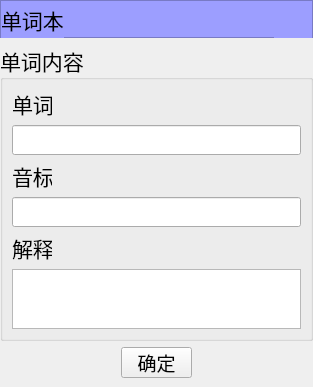
<?xml version="1.0" encoding="UTF-8"?>
<ui version="4.0">
 <class>WordModify</class>
 <widget class="QWidget" name="WordModify">
  <property name="geometry">
   <rect>
    <x>0</x>
    <y>0</y>
    <width>309</width>
    <height>371</height>
   </rect>
  </property>
  <property name="windowTitle">
   <string>Form</string>
  </property>
  <layout class="QVBoxLayout" name="verticalLayout">
   <property name="leftMargin">
    <number>0</number>
   </property>
   <property name="topMargin">
    <number>0</number>
   </property>
   <property name="rightMargin">
    <number>0</number>
   </property>
   <property name="bottomMargin">
    <number>9</number>
   </property>
   <item>
    <widget class="QFrame" name="frame">
     <property name="minimumSize">
      <size>
       <width>0</width>
       <height>38</height>
      </size>
     </property>
     <property name="maximumSize">
      <size>
       <width>16777215</width>
       <height>38</height>
      </size>
     </property>
     <property name="mouseTracking">
      <bool>true</bool>
     </property>
     <property name="styleSheet">
      <string notr="true">background-color: rgb(156, 158, 255);</string>
     </property>
     <property name="frameShape">
      <enum>QFrame::StyledPanel</enum>
     </property>
     <property name="frameShadow">
      <enum>QFrame::Raised</enum>
     </property>
     <layout class="QGridLayout" name="gridLayout">
      <property name="leftMargin">
       <number>0</number>
      </property>
      <property name="topMargin">
       <number>0</number>
      </property>
      <property name="rightMargin">
       <number>0</number>
      </property>
      <property name="bottomMargin">
       <number>0</number>
      </property>
      <property name="spacing">
       <number>0</number>
      </property>
      <item row="0" column="0">
       <widget class="QLabel" name="wordModifyLabel">
        <property name="minimumSize">
         <size>
          <width>0</width>
          <height>38</height>
         </size>
        </property>
        <property name="maximumSize">
         <size>
          <width>16777215</width>
          <height>38</height>
         </size>
        </property>
        <property name="font">
         <font>
          <family>华文行楷</family>
          <pointsize>16</pointsize>
         </font>
        </property>
        <property name="mouseTracking">
         <bool>true</bool>
        </property>
        <property name="text">
         <string>单词本</string>
        </property>
       </widget>
      </item>
      <item row="0" column="1">
       <spacer name="horizontalSpacer">
        <property name="orientation">
         <enum>Qt::Horizontal</enum>
        </property>
        <property name="sizeHint" stdset="0">
         <size>
          <width>381</width>
          <height>20</height>
         </size>
        </property>
       </spacer>
      </item>
      <item row="0" column="2">
       <layout class="QHBoxLayout" name="horizontalLayout">
        <property name="spacing">
         <number>0</number>
        </property>
        <item>
         <widget class="QToolButton" name="wordCloseBtn">
          <property name="minimumSize">
           <size>
            <width>38</width>
            <height>38</height>
           </size>
          </property>
          <property name="maximumSize">
           <size>
            <width>38</width>
            <height>38</height>
           </size>
          </property>
          <property name="mouseTracking">
           <bool>true</bool>
          </property>
          <property name="styleSheet">
           <string notr="true">QToolButton{
	border-image: url(:/searchwindow/searchwindow/close_normal.png);
}

QToolButton:hover{
	
	border-image: url(:/searchwindow/searchwindow/close_hover.png);
}</string>
          </property>
          <property name="text">
           <string/>
          </property>
          <property name="autoRaise">
           <bool>true</bool>
          </property>
         </widget>
        </item>
       </layout>
      </item>
     </layout>
    </widget>
   </item>
   <item>
    <widget class="QGroupBox" name="groupBox">
     <property name="font">
      <font>
       <family>华文行楷</family>
       <pointsize>16</pointsize>
      </font>
     </property>
     <property name="title">
      <string>单词内容</string>
     </property>
     <layout class="QVBoxLayout" name="verticalLayout_2">
      <item>
       <widget class="QLabel" name="label_2">
        <property name="minimumSize">
         <size>
          <width>40</width>
          <height>30</height>
         </size>
        </property>
        <property name="maximumSize">
         <size>
          <width>40</width>
          <height>30</height>
         </size>
        </property>
        <property name="font">
         <font>
          <family>华文行楷</family>
          <pointsize>16</pointsize>
         </font>
        </property>
        <property name="text">
         <string>单词</string>
        </property>
        <property name="buddy">
         <cstring>wordModifyName</cstring>
        </property>
       </widget>
      </item>
      <item>
       <widget class="QLineEdit" name="wordModifyName">
        <property name="minimumSize">
         <size>
          <width>289</width>
          <height>30</height>
         </size>
        </property>
        <property name="maximumSize">
         <size>
          <width>289</width>
          <height>30</height>
         </size>
        </property>
        <property name="font">
         <font>
          <family>SimSun-ExtB</family>
         </font>
        </property>
       </widget>
      </item>
      <item>
       <widget class="QLabel" name="label_4">
        <property name="minimumSize">
         <size>
          <width>40</width>
          <height>30</height>
         </size>
        </property>
        <property name="maximumSize">
         <size>
          <width>40</width>
          <height>30</height>
         </size>
        </property>
        <property name="font">
         <font>
          <family>华文行楷</family>
          <pointsize>16</pointsize>
         </font>
        </property>
        <property name="text">
         <string>音标</string>
        </property>
       </widget>
      </item>
      <item>
       <widget class="QLineEdit" name="wordModifyPron">
        <property name="minimumSize">
         <size>
          <width>289</width>
          <height>30</height>
         </size>
        </property>
        <property name="maximumSize">
         <size>
          <width>289</width>
          <height>30</height>
         </size>
        </property>
        <property name="font">
         <font>
          <family>SimSun-ExtB</family>
         </font>
        </property>
       </widget>
      </item>
      <item>
       <widget class="QLabel" name="label_5">
        <property name="minimumSize">
         <size>
          <width>40</width>
          <height>30</height>
         </size>
        </property>
        <property name="maximumSize">
         <size>
          <width>40</width>
          <height>30</height>
         </size>
        </property>
        <property name="font">
         <font>
          <family>华文行楷</family>
          <pointsize>16</pointsize>
         </font>
        </property>
        <property name="text">
         <string>解释</string>
        </property>
       </widget>
      </item>
      <item>
       <widget class="QTextEdit" name="wordModifyDef">
        <property name="minimumSize">
         <size>
          <width>0</width>
          <height>60</height>
         </size>
        </property>
        <property name="maximumSize">
         <size>
          <width>16777215</width>
          <height>60</height>
         </size>
        </property>
        <property name="font">
         <font>
          <family>SimSun-ExtB</family>
          <pointsize>14</pointsize>
         </font>
        </property>
       </widget>
      </item>
     </layout>
    </widget>
   </item>
   <item>
    <layout class="QHBoxLayout" name="horizontalLayout_2">
     <item>
      <spacer name="horizontalSpacer_2">
       <property name="orientation">
        <enum>Qt::Horizontal</enum>
       </property>
       <property name="sizeHint" stdset="0">
        <size>
         <width>40</width>
         <height>20</height>
        </size>
       </property>
      </spacer>
     </item>
     <item>
      <widget class="QPushButton" name="wordModifyBtn">
       <property name="minimumSize">
        <size>
         <width>71</width>
         <height>31</height>
        </size>
       </property>
       <property name="maximumSize">
        <size>
         <width>71</width>
         <height>31</height>
        </size>
       </property>
       <property name="font">
        <font>
         <family>华文行楷</family>
         <pointsize>14</pointsize>
         <kerning>true</kerning>
        </font>
       </property>
       <property name="layoutDirection">
        <enum>Qt::LeftToRight</enum>
       </property>
       <property name="text">
        <string>确定</string>
       </property>
       <property name="autoDefault">
        <bool>false</bool>
       </property>
      </widget>
     </item>
     <item>
      <spacer name="horizontalSpacer_3">
       <property name="orientation">
        <enum>Qt::Horizontal</enum>
       </property>
       <property name="sizeHint" stdset="0">
        <size>
         <width>40</width>
         <height>20</height>
        </size>
       </property>
      </spacer>
     </item>
    </layout>
   </item>
  </layout>
 </widget>
 <resources/>
 <connections/>
</ui>
